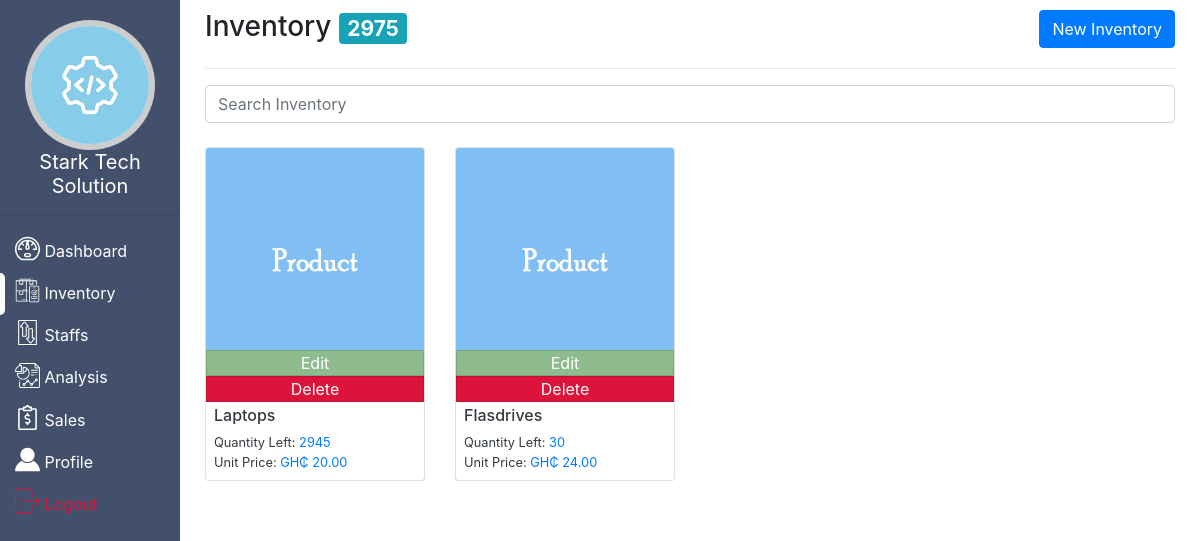
Screenshot of /inventory/ (signed in) with the database file from the repository.
### app/models.py (models this page shows, shortened)
class CompanyDetails(models.Model):
    user = models.OneToOneField(User,on_delete = models.CASCADE)
    name = models.CharField(max_length = 100)
    image = models.ImageField(upload_to = 'company_logo',default = "default_company_logo.png")
    mobile1 = models.CharField(max_length = 30)
    mobile2 = models.CharField(max_length = 30, null = True, blank  = True)
    location = models.CharField(max_length = 200)

class Product(models.Model):
    company = models.ForeignKey(CompanyDetails,on_delete = models.CASCADE)
    name = models.CharField(max_length = 200)
    unit_price = models.DecimalField(decimal_places = 2, max_digits = 65,default = 0.00)
    quantity = models.PositiveIntegerField(default = 1)
    image = models.ImageField(upload_to = f"product_images",default = 'product_logo.png')

### app/views.py (the view)
# urls.py: path('inventory/',app_views.InventoryView.as_view(),name = 'inventory'),
class InventoryView(LoginRequiredMixin,generic.ListView):
    model = Product
    template_name = 'app/inventory.html'
    def get_context_data(self,*args,**kwargs):
        context = super().get_context_data(*args,**kwargs)
        total_inventory = sum([p.quantity for p in self.request.user.companydetails.product_set.all()])
        context['total_inventory'] = total_inventory
        context['products'] = Product.objects.filter(company = self.request.user.companydetails)
        return context

### app/templates/app/inventory.html (shortened to what this page needs)
{% extends 'app/base.html' %}
{% load static %}
{% block content %}
    <div class="container-fluid">
        <div class="d-flex justify-content-between">
            <h3>Inventory <span class="badge badge-info">{{total_inventory}}</span></h3>
            <div>
                 <a id="new-inventory-create-url" href="{% url 'app:inventory_create' %}" class = 'btn btn-primary'> New Inventory</a>
            </div>
        </div><hr>
        <div class="form-group">
            <input type="search" id="search-inventory" placeholder="Search Inventory" class="form-control">
        </div>
        {% if products %}
            <div id="products" class="row">
                {% for product in products %}
                    <div class="col-6 col-sm-6 col-md-4 col-xl-3 mt-2">
                        <div class="card h-100">
                        <div class = 'options'>
                            <a href="{% url 'app:inventory_edit' product.pk %}">Edit</a>
                            <span id="{{product.id}}" class="delete-product">Delete</span>
                        </div>
                            <a href="{% url 'app:inventory_detail' product.pk %}">
                                <img src="{{ product.image.url }}" height="250px" class="card-img-top" alt="">
                                <div class="card-body p-2">
                                    <h6 class="text-dark" style="text-overflow: ellipsis;width: 100%;white-space: nowrap;overflow: hidden;">{{ product.name }}</h6>
                                    <p class="text-dark small m-auto">
                                    Quantity Left:
                                        <span class = 'text-primary'>{{ product.quantity }}</span>
                                    </p>
                                    <p class="text-dark small m-auto">
                                    Unit Price:
                                        <span class = 'text-primary'>GH&#8373; {{ product.unit_price }}</span>
                                    </p>
                                </div>
                            </a>
                        </div>
                    </div>
                {% endfor %}
            </div>
        {% else %}
            <div id="no-products">
                <h3 class="text-muted text-center">You haven't added any product.</h3>
                <a href="{% url 'app:inventory_create' %}" style="width: 300px;margin: 20px auto;display: block;" class="btn btn-primary">New Product</a>
            </div>
        {% endif %}
    </div>
{% endblock %}

### app/templates/app/base.html (shortened to what this page needs)
{% load static %}
<!DOCTYPE html>
<html lang="en">
<head>
    <link rel="stylesheet" href="{% static 'app\bootstrap.min.css' %}">
</head>
<body>
   <div id="side-menu">
       <img src="{{ user.companydetails.image.url }}" style ='background: white;width: 130px;border-radius: 50%;height: 130px;border: 6px solid rgba(0,0,0,.2);margin-top: 20px' alt="">
       <h5 style="font-weight: 400;">{{ user.companydetails.name }}</h5>
       <hr/>
       <ul>
           <li><a href="{% url 'app:home' %}" id="active">
              <img src="{% static 'app/images/dashboard.svg' %}" style="width: 25px;position: relative;bottom:4px" alt="">
               <span>Dashboard</span>
            </a></li>
           <li><a href="{% url 'app:inventory' %}">
              <img src="{% static 'app/images/inventory.svg' %}" style="width: 25px;position: relative;bottom:4px" alt="">
               <span>Inventory</span>
            </a></li>
            <li><a href="{% url 'app:staffs' %}">
              <img src="{% static 'app/images/transaction.svg' %}" style="width: 25px;position: relative;bottom:4px" alt="">
               <span>Staffs</span>
            </a></li>
           <li><a href="{% url 'app:analysis' %}">
              <img src="{% static 'app/images/analysis.svg' %}" style="width: 25px;position: relative;bottom:4px" alt="">
               <span>Analysis</span>
            </a></li>
           <li><a href="{% url 'app:sales_report' %}">
              <img src="{% static 'app/images/sales.svg' %}" style="width: 25px;position: relative;bottom:4px" alt="">
               <span>Sales</span>
            </a></li>
            <li><a href="{% url 'company:profile' %}">
              <img src="{% static 'app/images/profile.svg' %}" style="width: 25px;position: relative;bottom:4px" alt="">
              <span>Profile</span>
            </a></li>
           <li><a href="{% url 'company:logout' %}">
              <img src="{% static 'app/images/logout.svg' %}" style="width: 25px;position: relative;bottom:4px" alt="">
               <span>Logout</span>
            </a></li>
       </ul>
   </div>
   <div id="main-content">
       {% block content %}
       {% endblock %}
   </div>
</body>
</html>

### app/templates/app/base.html (style rules this page uses)
#side-menu { width: 180px; height: 100vh; position: fixed; top: 0px; left: 0px; background: #42506b; text-align: center; color: white; transition: all .3s ease-in-out; }
#side-menu > ul { margin: auto; padding: 0px; list-style: none; text-align: left; }
#side-menu > ul > li > a { display: block; padding: 8px 15px; color: white; position: relative; }
#side-menu > ul > li:last-child > a { color: crimson; }
#side-menu #active::before { content: ''; display: block; background: white; width: 5px; border-radius: 0px 5px 5px 0px; height: 100%; position: absolute; top: 0px; left: 0px; }
#main-content { width: calc(100% - 200px); height: 300px; position: relative; top: 10px; left: 190px; transition: all 0.3s ease-in-out; }

### app/templates/app/inventory.html (style rules this page uses)
.card { transition: all .2s ease-in-out; position: relative }
.options { position: absolute; width: 100%; top: 202px; }
.options > a, .options > span { display: block; text-align: center; transition: all .2s ease-in-out; cursor: pointer; }
.options > a { background: darkseagreen; border: thin solid rgba(0,0,0,.125); color: white; }
.options > span { background-color:crimson; border: thin solid rgba(0,0,0,.125); color: white; }

### rows the page displays
Product: image (picture), name "Laptops", quantity "2945", unit_price "20.00"
Product: image (picture), name "Flasdrives", quantity "30", unit_price "24.00"

### other values shown
{{ user.companydetails.name }} "Stark Tech Solution"
{{ total_inventory }} "2975"
